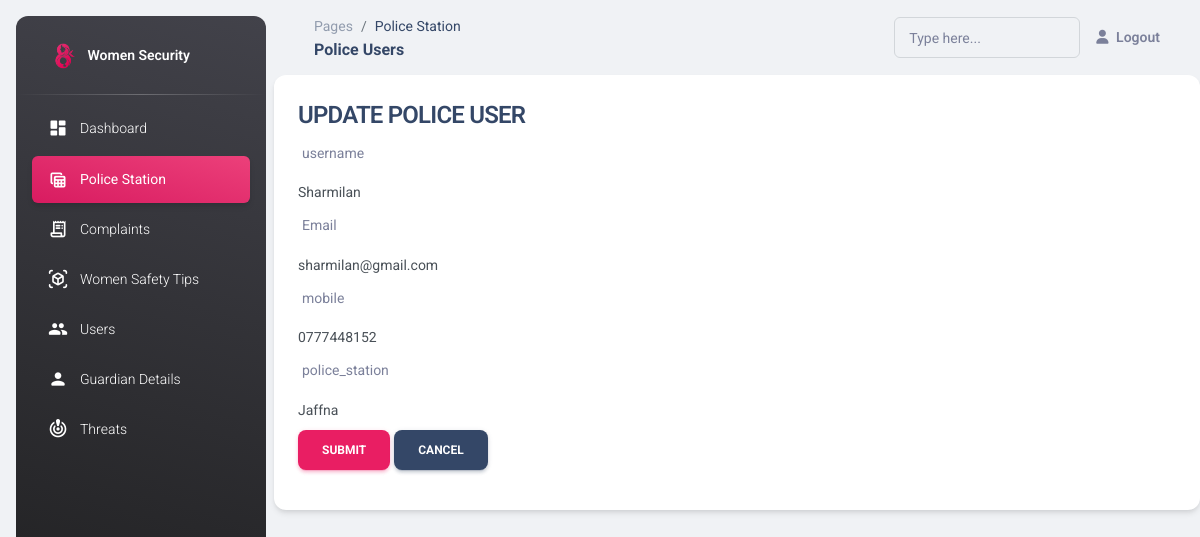
Screenshot of /System/WS/police_user_update.php?id=19 (signed in) with the database file from the repository.
### tables this page shows
CREATE TABLE `police_users` (
  `id` int(11) NOT NULL,
  `username` varchar(50) NOT NULL,
  `email` varchar(100) DEFAULT NULL,
  `mobile` varchar(30) NOT NULL,
  `police_station` varchar(50) NOT NULL,
  `password` varchar(100) DEFAULT NULL
);

### System/WS/police_user_update.php (the view, shortened to what this page needs)
<?php
include 'header.php';
require_once "dbcon.php";
$username = $mobile = $police_station = $email = $password = "";
$username_err = $mobile_err = $police_station_err = $email_err = $password_err = "";
if (isset($_POST["id"]) && !empty($_POST["id"])) {
    $id = $_POST["id"];
    $input_username = trim($_POST["username"]);
    if (empty($input_username)) {
        $username_err = "Please enter a username.";
    } elseif (!filter_var($input_username, FILTER_VALIDATE_REGEXP, array("options" => array("regexp" => "/^[a-zA-Z\s]+$/")))) {
        $username_err = "Please enter a valid username.";
    } else {
        $username = $input_username;
    }
    $input_police_station = trim($_POST["police_station"]);
    if (empty($input_police_station)) {
        $police_station_err = "Please enter an police_station.";
    } else {
        $police_station = $input_police_station;
    }
    $input_mobile = trim($_POST["mobile"]);
    if (empty($input_mobile)) {
        $mobile_err = "Please enter the mobile amount.";
    } elseif (!ctype_digit($input_mobile)) {
        $mobile_err = "Please enter a positive integer value.";
    } else {
        $mobile = $input_mobile;
    }
    $input_email = trim($_POST["email"]);
    if (empty($input_email)) {
        $email_err = "Please enter the email.";
    } else {
        $email = $input_email;
    }
    if (empty($username_err) && empty($mobile_err) && empty($police_station_err) && empty($role_err) && empty($email_err)) {
        $sql = "UPDATE police_users SET username=:username, email=:email, mobile=:mobile, police_station=:police_station WHERE id=:id";
        $sql2 = "UPDATE users SET username=:username, mobile=:mobile, email=:email, role=:role WHERE id=:id";
        if ($stmt = $pdo->prepare($sql)) {
            $stmt->bindParam(":username", $param_username);
            $stmt->bindParam(":email", $param_email);
            $stmt->bindParam(":mobile", $param_mobile);
            $stmt->bindParam(":police_station", $param_police_station);
            $stmt->bindParam(":id", $param_id);
            $param_username = $username;
            $param_email = $email;
            $param_mobile = $mobile;
            $param_police_station = $police_station;
            $param_id = $id;
            if ($stmt->execute()) {
                header("location: police_station.php");
            } else {
                echo "Oops! Something went wrong. Please try again later.";
            }
        }
        if ($stmt2 = $pdo->prepare($sql2)) {
            $stmt2->bindParam(":username", $param_username);
            $stmt2->bindParam(":mobile", $param_mobile);
            $stmt2->bindParam(":email", $param_email);
            $stmt2->bindParam(":password", $param_password);
            $stmt2->bindParam(":role", $param_role);
            $stmt2->bindParam(":id", $param_id);
            $param_username = $username;
            $param_mobile = $mobile;
            $param_email = $email;
            $param_password = $password;
            $param_role = "police";
            $param_id = $id;
            if ($stmt2->execute()) {
                header("location: police_station.php");
                exit();
            } else {
                echo "Oops! Something went wrong. Please try again later.";
            }
        }
        unset($stmt , $stmt2);
    }
    unset($pdo);
} else {
    if (isset($_GET["id"]) && !empty(trim($_GET["id"]))) {
        $sql = "SELECT * FROM police_users WHERE id = :id";
        if ($stmt = $pdo->prepare($sql)) {
            $stmt->bindParam(":id", $param_id);
            if ($stmt->execute()) {
                if ($stmt->rowCount() == 1) {
                    $row = $stmt->fetch(PDO::FETCH_ASSOC);
                    $username = $row["username"];
                    $email = $row["email"];
                    $police_station = $row["police_station"];
                    $mobile = $row["mobile"];
                } else {
                    header("location: error.php");
                    exit();
                }
            } else {
                echo "Oops! Something went wrong. Please try again later.";
            }
        }
    } else {
        header("location: error.php");
        exit();
    }
}
?>
<?php include 'sidenav.php'; ?>
<main class="main-content position-relative max-height-vh-100 h-100 border-radius-lg ">
    <nav class="navbar navbar-main navbar-expand-lg px-0 mx-4 shadow-none border-radius-xl" id="navbarBlur" data-scroll="true">
        <div class="container-fluid py-1 px-3">
            <nav aria-label="breadcrumb">
                <ol class="breadcrumb bg-transparent mb-0 pb-0 pt-1 px-0 me-sm-6 me-5">
                    <li class="breadcrumb-item text-sm"><a class="opacity-5 text-dark" href="javascript:;">Pages</a></li>
                    <li class="breadcrumb-item text-sm text-dark active" aria-current="page">Police Station</li>
                </ol>
                <h6 class="font-weight-bolder mb-0">Police Users</h6>
            </nav>
            <div class="collapse navbar-collapse mt-sm-0 mt-2 me-md-0 me-sm-4" id="navbar">
                <div class="ms-md-auto pe-md-3 d-flex align-items-center">
                    <div class="input-group input-group-outline">
                        <label class="form-label">Type here...</label>
                        <input type="text" class="form-control">
                    </div>
                </div>
                <ul class="navbar-nav  justify-content-end">
                    <?php if (isset($_SESSION['user_id'])) : ?>
                        <li class="nav-item d-flex align-items-center">
                            <a href="logout.php" class="nav-link text-body font-weight-bold px-0">
                                <i class="fa fa-user me-sm-1"></i>
                                <span class="d-sm-inline d-none">Logout</span>
                            </a>
                        </li>
                    <?php endif; ?>
                </ul>
            </div>
        </div>
    </nav>
    <div class="col-md-12 grid-margin stretch-card">
        <div class="card">
            <div class="card-body">
                <h4 class="card-title">UPDATE POLICE USER</h4>
                <form action="<?php echo htmlspecialchars(basename($_SERVER['REQUEST_URI'])); ?>" method="post">
                    <div class="form-group">
                        <label>username</label>
                        <input type="text" name="username" class="form-control <?php echo (!empty($username_err)) ? 'is-invalid' : ''; ?>" value="<?php echo $username; ?>">
                    </div>
                    <div class="form-group">
                        <label>Email</label>
                        <input type="text" name="email" class="form-control  <?php echo (!empty($email_err)) ? 'is-invalid' : ''; ?>" value="<?php echo $email; ?>" placeholder="Email">
                    </div>
                    <div class="form-group">
                        <label>mobile</label>
                        <input type="text" name="mobile" class="form-control <?php echo (!empty($mobile_err)) ? 'is-invalid' : ''; ?>" value="<?php echo $mobile; ?>">
                    </div>
                    <div class="form-group">
                        <label>police_station</label>
                        <input type="text" name="police_station" class="form-control <?php echo (!empty($police_station_err)) ? 'is-invalid' : ''; ?>" value="<?php echo $police_station; ?>">
                    </div>
                    <input type="submit" class="btn btn-primary" value="Submit">
                    <a href="police_station.php" class="btn btn-dark">Cancel</a>
                </form>
            </div>
        </div>
    </div>
    <?php include 'footer.php'; ?>

### rows the page displays
police_users: username "Sharmilan", email "sharmilan@gmail.com", mobile "0777448152", police_station "Jaffna"
